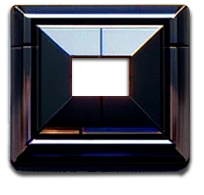
#> input picture image_alteration/panel_empty1.png, 204 x 195 px; its folder holds only this picture in this run
$ python -i image_filter_system.py   (imports and definitions only)
#> lines starting #> are read from the running program, lines starting #| are printed output that depends on the picture
#> further down, picture is the input picture: PIL image 204x195 RGBA; mean R, G, B, A 35.8, 36.7, 44.1, 185.3
#!/usr/bin/env python3
"""
Image Filter System
Create, save, and apply custom filters to images
Supports batch processing and filter presets
"""

import sys
import os
import json
from PIL import Image, ImageFilter, ImageEnhance, ImageOps
import tkinter as tk
from tkinter import filedialog, messagebox, ttk, colorchooser
import threading
from pathlib import Path
import numpy as np
from PIL import ImageDraw

class ImageFilterSystem:
    def __init__(self):
        self.filters_dir = os.path.join(os.path.dirname(__file__), "filters")
        os.makedirs(self.filters_dir, exist_ok=True)

        # Built-in filter presets
        self.builtin_filters = {
            "Blur": {"type": "blur", "radius": 2},
            "Sharpen": {"type": "enhance", "sharpness": 1.5},
            "High Contrast": {"type": "enhance", "contrast": 1.8},
            "Bright": {"type": "enhance", "brightness": 1.3},
            "Saturated": {"type": "enhance", "color": 1.4},
            "Grayscale": {"type": "grayscale"},
            "Sepia": {"type": "sepia"},
            "Vintage": {"type": "composite", "filters": [
                {"type": "enhance", "contrast": 0.9},
                {"type": "enhance", "brightness": 1.1},
                {"type": "sepia"},
                {"type": "vignette", "strength": 0.3}
            ]},
            "Cool Tone": {"type": "color_balance", "red": 0.9, "green": 1.0, "blue": 1.2},
            "Warm Tone": {"type": "color_balance", "red": 1.2, "green": 1.1, "blue": 0.8},
            "Edge Enhance": {"type": "filter", "filter": "EDGE_ENHANCE"},
            "Emboss": {"type": "filter", "filter": "EMBOSS"},
            "Find Edges": {"type": "filter", "filter": "FIND_EDGES"}
        }

    # [65 lines left out: function apply_filter, not called in this run]

    def apply_vignette(self, image, strength=0.5):
        """Apply a vignette effect"""
#> called with strength = 0.5
        width, height = image.size
#> width = 204; height = 195

        # Create a mask for vignette
        mask = Image.new('L', (width, height), 0)
#> mask: PIL image 204x195 L; every value is 0
        draw = ImageDraw.Draw(mask)

        # Calculate vignette parameters
        center_x, center_y = width // 2, height // 2
#> center_x = 102; center_y = 97
        max_radius = min(center_x, center_y)
#> max_radius = 97

        # Create radial gradient
        for y in range(height):
            for x in range(width):
                distance = ((x - center_x) ** 2 + (y - center_y) ** 2) ** 0.5
                if distance <= max_radius:
                    # Normalize distance and apply vignette curve
                    normalized = distance / max_radius
                    vignette_value = int(255 * (1 - normalized * strength))
                    mask.putpixel((x, y), max(0, min(255, vignette_value)))
                else:
                    mask.putpixel((x, y), int(255 * (1 - strength)))
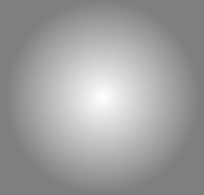
#> mask: PIL image 204x195 L; min 127, max 255, mean 158.6

        # Apply vignette by blending with black
        black_image = Image.new('RGB', image.size, (0, 0, 0))
#> black_image: PIL image 204x195 RGB; every value is 0

        if image.mode == 'RGBA':
            # Handle alpha channel
            rgb_image = Image.new('RGB', image.size, (255, 255, 255))
#> rgb_image: PIL image 204x195 RGB; every value is 255
            rgb_image.paste(image, mask=image.split()[-1])
            result = Image.composite(rgb_image, black_image, mask)
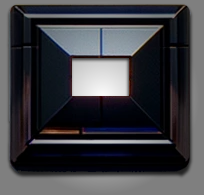
#> result: PIL image 204x195 RGB; mean R, G, B 62.4, 62.9, 67.6

            # Add alpha channel back
            result.putalpha(image.split()[-1])
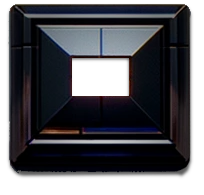
#> result: PIL image 204x195 RGBA; mean R, G, B, A 62.4, 62.9, 67.6, 185.3; transparent parts drawn white
            return result
        else:
            return Image.composite(image, black_image, mask)

    # [90 lines left out: functions save_filter, load_filter, list_saved_filters, get_all_filters, apply_filter_to_image, batch_apply_filter, not called in this run]

class FilterEditorGUI:
    # [209 lines left out: functions __init__, setup_ui, setup_editor_tab, setup_batch_tab, setup_filter_params, not called in this run]

    def on_filter_type_change(self, event):
        self.setup_filter_params()

    def update_preset_list(self, combo_widget):
        all_filters = self.filter_system.get_all_filters()
        combo_widget['values'] = list(all_filters.keys())

    def update_batch_filter_list(self):
        all_filters = self.filter_system.get_all_filters()
        self.batch_filter_combo['values'] = list(all_filters.keys())

    # [219 lines left out: functions browse_image, load_image, show_image, get_current_filter_config, preview_filter, apply_filter and 9 more, not called in this run]

# [2 lines not run here, left out]

>>> from PIL import Image
>>> picture = Image.open('panel_empty1.png')
>>> result = ImageFilterSystem().apply_vignette(picture)
